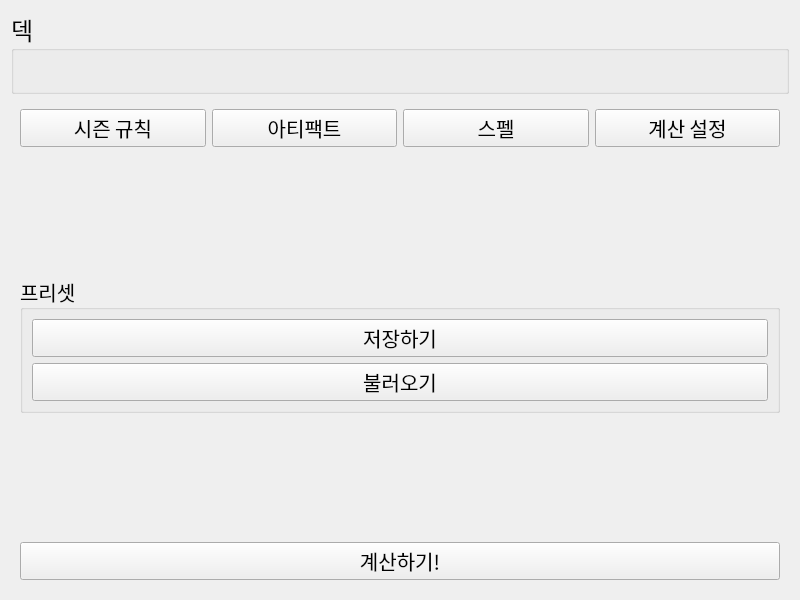
<?xml version="1.0" encoding="UTF-8"?>
<ui version="4.0">
 <class>page_dps_1</class>
 <widget class="QWidget" name="page_dps_1">
  <property name="geometry">
   <rect>
    <x>0</x>
    <y>0</y>
    <width>800</width>
    <height>600</height>
   </rect>
  </property>
  <property name="font">
   <font>
    <family>ONE Mobile POP</family>
    <pointsize>15</pointsize>
   </font>
  </property>
  <property name="windowTitle">
   <string>Form</string>
  </property>
  <layout class="QVBoxLayout" name="verticalLayout">
   <item>
    <widget class="QGroupBox" name="deck_area">
     <property name="sizePolicy">
      <sizepolicy hsizetype="Preferred" vsizetype="Preferred">
       <horstretch>2</horstretch>
       <verstretch>0</verstretch>
      </sizepolicy>
     </property>
     <property name="minimumSize">
      <size>
       <width>0</width>
       <height>0</height>
      </size>
     </property>
     <property name="maximumSize">
      <size>
       <width>16777215</width>
       <height>16777215</height>
      </size>
     </property>
     <property name="font">
      <font>
       <family>ONE Mobile POP</family>
       <pointsize>18</pointsize>
      </font>
     </property>
     <property name="title">
      <string>덱</string>
     </property>
     <layout class="QGridLayout" name="gridLayout">
      <property name="leftMargin">
       <number>10</number>
      </property>
      <property name="topMargin">
       <number>10</number>
      </property>
      <property name="rightMargin">
       <number>10</number>
      </property>
      <property name="bottomMargin">
       <number>10</number>
      </property>
      <property name="spacing">
       <number>10</number>
      </property>
      <item row="0" column="0">
       <widget class="DpsHeroCell" name="HeroCellBack1" native="true"/>
      </item>
      <item row="0" column="1">
       <widget class="DpsHeroCell" name="HeroCellMid1" native="true"/>
      </item>
      <item row="0" column="2">
       <widget class="DpsHeroCell" name="HeroCellFront1" native="true"/>
      </item>
      <item row="1" column="0">
       <widget class="DpsHeroCell" name="HeroCellBack2" native="true"/>
      </item>
      <item row="1" column="1">
       <widget class="DpsHeroCell" name="HeroCellMid2" native="true"/>
      </item>
      <item row="1" column="2">
       <widget class="DpsHeroCell" name="HeroCellFront2" native="true"/>
      </item>
      <item row="2" column="0">
       <widget class="DpsHeroCell" name="HeroCellBack3" native="true"/>
      </item>
      <item row="2" column="1">
       <widget class="DpsHeroCell" name="HeroCellMid3" native="true"/>
      </item>
      <item row="2" column="2">
       <widget class="DpsHeroCell" name="HeroCellFront3" native="true"/>
      </item>
     </layout>
    </widget>
   </item>
   <item>
    <widget class="QWidget" name="deck_area_2" native="true">
     <property name="sizePolicy">
      <sizepolicy hsizetype="Preferred" vsizetype="Expanding">
       <horstretch>0</horstretch>
       <verstretch>0</verstretch>
      </sizepolicy>
     </property>
     <layout class="QVBoxLayout" name="verticalLayout_3">
      <item>
       <layout class="QHBoxLayout" name="horizontalLayout">
        <item>
         <widget class="QPushButton" name="rule_btn">
          <property name="text">
           <string>시즌 규칙</string>
          </property>
         </widget>
        </item>
        <item>
         <widget class="QPushButton" name="artifact_btn">
          <property name="text">
           <string>아티팩트</string>
          </property>
         </widget>
        </item>
        <item>
         <widget class="QPushButton" name="spell_btn">
          <property name="text">
           <string>스펠</string>
          </property>
         </widget>
        </item>
        <item>
         <widget class="QPushButton" name="calc_setting_btn">
          <property name="text">
           <string>계산 설정</string>
          </property>
         </widget>
        </item>
       </layout>
      </item>
      <item>
       <spacer name="verticalSpacer_2">
        <property name="orientation">
         <enum>Qt::Orientation::Vertical</enum>
        </property>
        <property name="sizeHint" stdset="0">
         <size>
          <width>20</width>
          <height>130</height>
         </size>
        </property>
       </spacer>
      </item>
      <item>
       <widget class="QGroupBox" name="presetGroup">
        <property name="title">
         <string>프리셋</string>
        </property>
        <layout class="QVBoxLayout" name="verticalLayout_2">
         <item>
          <widget class="QPushButton" name="preset_save_btn">
           <property name="text">
            <string>저장하기</string>
           </property>
          </widget>
         </item>
         <item>
          <widget class="QPushButton" name="preset_load_btn">
           <property name="text">
            <string>불러오기</string>
           </property>
          </widget>
         </item>
        </layout>
       </widget>
      </item>
      <item>
       <spacer name="verticalSpacer">
        <property name="orientation">
         <enum>Qt::Orientation::Vertical</enum>
        </property>
        <property name="sizeHint" stdset="0">
         <size>
          <width>20</width>
          <height>130</height>
         </size>
        </property>
       </spacer>
      </item>
      <item>
       <widget class="QPushButton" name="calculate_btn">
        <property name="text">
         <string>계산하기!</string>
        </property>
       </widget>
      </item>
     </layout>
    </widget>
   </item>
  </layout>
 </widget>
 <customwidgets>
  <customwidget>
   <class>DpsHeroCell</class>
   <extends>QWidget</extends>
   <header>widgets/wrapper/dps_hero_cell.h</header>
   <container>1</container>
  </customwidget>
 </customwidgets>
 <resources/>
 <connections/>
</ui>
